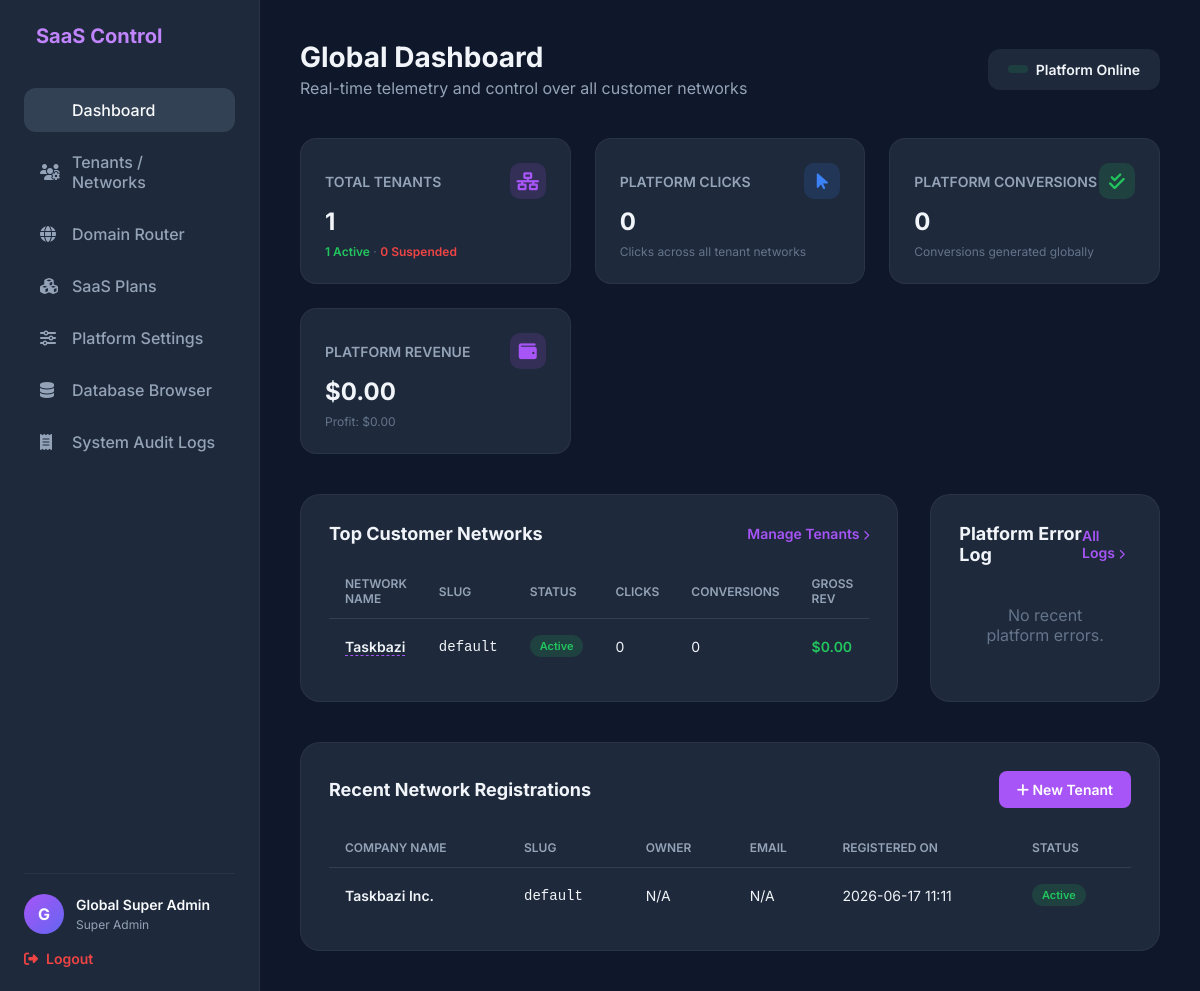
Page /superadmin/dashboard.php (signed in) on the committed database.
### tables this page shows
CREATE TABLE `tenants` (
  `id` int(11) NOT NULL AUTO_INCREMENT,
  `name` varchar(100) NOT NULL,
  `slug` varchar(50) NOT NULL,
  `company_name` varchar(150) DEFAULT NULL,
  `owner_name` varchar(100) DEFAULT NULL,
  `owner_email` varchar(150) DEFAULT NULL,
  `status` enum('active','suspended','pending','deleted') DEFAULT 'active',
  `plan_name` varchar(50) DEFAULT 'Starter',
  `max_affiliates` int(11) DEFAULT 100,
  `max_advertisers` int(11) DEFAULT 20,
  `max_offers` int(11) DEFAULT 100,
  `timezone` varchar(50) DEFAULT 'UTC',
  `currency` varchar(10) DEFAULT 'USD',
  `created_at` timestamp NOT NULL DEFAULT current_timestamp(),
  `updated_at` timestamp NOT NULL DEFAULT current_timestamp() ON UPDATE current_timestamp(),
  PRIMARY KEY (`id`),
  UNIQUE KEY `slug` (`slug`)
);

### app/core/tenant.php (called while the page is built, shortened)
    <?php
class GuardPDO extends PDO {
    #[\ReturnTypeWillChange]
    public function prepare($query, $options = []) {
        return parent::prepare($query, $options);
    }
    #[\ReturnTypeWillChange]
    public function query($query, ...$args) {
        return parent::query($query, ...$args);
    }
}

### superadmin/dashboard.php (the view, shortened to what this page needs)
<?php
require_once __DIR__ . '/../app/config/database.php';
$adminName = $_SESSION['super_auth']['name'] ?? 'Super Admin';
$tenantStats = $pdo->query("
    SELECT
        COUNT(*) as total,
        SUM(status = 'active') as active,
        SUM(status = 'suspended') as suspended,
        SUM(status = 'pending') as pending
    FROM tenants
")->fetch(PDO::FETCH_ASSOC);
$globalMetrics = $pdo->query("
    SELECT
        (SELECT COUNT(*) FROM users) as total_users,
        (SELECT COUNT(*) FROM offers) as total_offers,
        (SELECT COUNT(*) FROM clicks) as total_clicks,
        (SELECT COUNT(*) FROM conversions) as total_conversions,
        (SELECT SUM(payout) FROM conversions WHERE status = 'approved') as total_payout,
        (SELECT SUM(revenue) FROM conversions WHERE status = 'approved') as total_revenue
")->fetch(PDO::FETCH_ASSOC);
$totalPayout = (float)($globalMetrics['total_payout'] ?? 0.00);
$totalRevenue = (float)($globalMetrics['total_revenue'] ?? 0.00);
$totalProfit = $totalRevenue - $totalPayout;
$recentTenants = $pdo->query("
    SELECT id, name, slug, company_name, status, created_at
    FROM tenants
    ORDER BY created_at DESC
    LIMIT 5
")->fetchAll(PDO::FETCH_ASSOC);
$recentErrors = $pdo->query("
    SELECT id, error_code, requested_url, ip_address, logged_at
    FROM error_logs
    ORDER BY logged_at DESC
    LIMIT 5
")->fetchAll(PDO::FETCH_ASSOC);
$topTenants = $pdo->query("
    SELECT
        t.id, t.name, t.slug, t.status,
        (SELECT COUNT(*) FROM clicks WHERE tenant_id = t.id) as clicks_count,
        (SELECT COUNT(*) FROM conversions WHERE tenant_id = t.id) as conversions_count,
        (SELECT SUM(revenue) FROM conversions WHERE tenant_id = t.id AND status = 'approved') as revenue_sum
    FROM tenants t
    ORDER BY conversions_count DESC, clicks_count DESC
    LIMIT 5
")->fetchAll(PDO::FETCH_ASSOC);
?>
<!DOCTYPE html>
<html lang="en">
<head>
    <link rel="stylesheet" href="https://cdnjs.cloudflare.com/ajax/libs/font-awesome/6.4.0/css/all.min.css">
</head>
<body>
    <div class="sidebar">
        <div class="brand">
            <span>SaaS Control</span>
        </div>
        <ul class="nav-menu">
            <li class="nav-item active">
                <a href="dashboard.php">
                    <i class="fas fa-grid-2"></i> Dashboard
                </a>
            </li>
            <li class="nav-item">
                <a href="tenants.php">
                    <i class="fas fa-users-gear"></i> Tenants / Networks
                </a>
            </li>
            <li class="nav-item">
                <a href="domains.php">
                    <i class="fas fa-globe"></i> Domain Router
                </a>
            </li>
            <li class="nav-item">
                <a href="plans.php">
                    <i class="fas fa-cubes"></i> SaaS Plans
                </a>
            </li>
            <li class="nav-item">
                <a href="platform_settings.php">
                    <i class="fas fa-sliders"></i> Platform Settings
                </a>
            </li>
            <li class="nav-item">
                <a href="data_browser.php">
                    <i class="fas fa-database"></i> Database Browser
                </a>
            </li>
            <li class="nav-item">
                <a href="audit_logs.php">
                    <i class="fas fa-receipt"></i> System Audit Logs
                </a>
            </li>
        </ul>
        <div class="sidebar-footer">
            <div class="user-profile">
                <div class="avatar">
                    <?=strtoupper(substr($adminName, 0, 1))?>
                </div>
                <div>
                    <h4 style="font-size: 14px; font-weight: 600;"><?=$adminName?></h4>
                    <span style="font-size: 12px; color: #94a3b8;">Super Admin</span>
                </div>
            </div>
            <a href="../logout.php" class="logout-btn">
                <i class="fas fa-right-from-bracket"></i> Logout
            </a>
        </div>
    </div>
    <div class="content">
        <div class="header">
            <div>
                <h1>Global Dashboard</h1>
                <p>Real-time telemetry and control over all customer networks</p>
            </div>
            <div style="background-color: #1e293b; padding: 12px 20px; border-radius: 12px; display: flex; align-items: center; gap: 8px;">
                <span class="status-badge status-active"></span>
                <span style="font-weight: 600; font-size: 14px;">Platform Online</span>
            </div>
        </div>
        <div class="stats-grid">
            <div class="stat-card">
                <div class="stat-header">
                    <span>TOTAL TENANTS</span>
                    <div class="stat-icon icon-purple">
                        <i class="fas fa-network-wired"></i>
                    </div>
                </div>
                <div class="stat-value"><?=$tenantStats['total']?></div>
                <div class="stat-desc">
                    <span style="color: #22c55e; font-weight: 600;"><?=$tenantStats['active']?> Active</span> &middot;
                    <span style="color: #ef4444; font-weight: 600;"><?=$tenantStats['suspended']?> Suspended</span>
                </div>
            </div>
            <div class="stat-card">
                <div class="stat-header">
                    <span>PLATFORM CLICKS</span>
                    <div class="stat-icon icon-blue">
                        <i class="fas fa-mouse-pointer"></i>
                    </div>
                </div>
                <div class="stat-value"><?=number_format($globalMetrics['total_clicks'])?></div>
                <div class="stat-desc">Clicks across all tenant networks</div>
            </div>
            <div class="stat-card">
                <div class="stat-header">
                    <span>PLATFORM CONVERSIONS</span>
                    <div class="stat-icon icon-green">
                        <i class="fas fa-check-double"></i>
                    </div>
                </div>
                <div class="stat-value"><?=number_format($globalMetrics['total_conversions'])?></div>
                <div class="stat-desc">Conversions generated globally</div>
            </div>
            <div class="stat-card">
                <div class="stat-header">
                    <span>PLATFORM REVENUE</span>
                    <div class="stat-icon icon-purple">
                        <i class="fas fa-wallet"></i>
                    </div>
                </div>
                <div class="stat-value">$<?=number_format($totalRevenue, 2)?></div>
                <div class="stat-desc">Profit: $<?=number_format($totalProfit, 2)?></div>
            </div>
        </div>
        <div class="dashboard-grid">
            <div class="section-card">
                <div class="section-header">
                    <h3 class="section-title">Top Customer Networks</h3>
                    <a href="tenants.php" class="btn-view-all">Manage Tenants <i class="fas fa-chevron-right" style="font-size: 10px;"></i></a>
                </div>
                <table>
                    <thead>
                        <tr>
                            <th>Network Name</th>
                            <th>Slug</th>
                            <th>Status</th>
                            <th>Clicks</th>
                            <th>Conversions</th>
                            <th>Gross Rev</th>
                        </tr>
                    </thead>
                    <tbody>
                        <?php if (empty($topTenants)): ?>
                            <tr>
                                <td colspan="6" style="text-align: center; color: #64748b;">No active networks found.</td>
                            </tr>
                        <?php else: ?>
                            <?php foreach ($topTenants as $t): ?>
                                <tr>
                                    <td style="font-weight: 600;">
                                        <a href="tenant_view.php?id=<?=$t['id']?>" style="color: #f1f5f9; text-decoration: none; border-bottom: 1px dashed #a855f7;">
                                            <?=htmlspecialchars($t['name'])?>
                                        </a>
                                    </td>
                                    <td><code><?=$t['slug']?></code></td>
                                    <td>
                                        <span class="status-badge status-<?=$t['status']?>"><?=ucfirst($t['status'])?></span>
                                    </td>
                                    <td><?=number_format($t['clicks_count'])?></td>
                                    <td><?=number_format($t['conversions_count'])?></td>
                                    <td style="font-weight: 600; color: #22c55e;">$<?=number_format((float)($t['revenue_sum'] ?? 0.00), 2)?></td>
                                </tr>
                            <?php endforeach; ?>
                        <?php endif; ?>
                    </tbody>
                </table>
            </div>
            <div class="section-card">
                <div class="section-header">
                    <h3 class="section-title">Platform Error Log</h3>
                    <a href="audit_logs.php" class="btn-view-all">All Logs <i class="fas fa-chevron-right" style="font-size: 10px;"></i></a>
                </div>
                <div class="list-items">
                    <?php if (empty($recentErrors)): ?>
                        <div style="text-align: center; color: #64748b; padding: 20px;">No recent platform errors.</div>
                    <?php endif; ?>
                </div>
            </div>
        </div>
        <div style="display: grid; grid-template-columns: 1fr; gap: 32px;">
            <div class="section-card">
                <div class="section-header">
                    <h3 class="section-title">Recent Network Registrations</h3>
                    <a href="tenant_create.php" style="background-color: #a855f7; color: white; text-decoration: none; padding: 10px 18px; border-radius: 8px; font-weight: 600; font-size: 14px;">
                        <i class="fas fa-plus"></i> New Tenant
                    </a>
                </div>
                <table>
                    <thead>
                        <tr>
                            <th>Company Name</th>
                            <th>Slug</th>
                            <th>Owner</th>
                            <th>Email</th>
                            <th>Registered On</th>
                            <th>Status</th>
                        </tr>
                    </thead>
                    <tbody>
                        <?php if (empty($recentTenants)): ?>
                            <tr>
                                <td colspan="6" style="text-align: center; color: #64748b;">No recent signups.</td>
                            </tr>
                        <?php else: ?>
                            <?php foreach ($recentTenants as $rt): ?>
                                <tr>
                                    <td style="font-weight: 600;"><?=htmlspecialchars($rt['company_name'] ?? $rt['name'])?></td>
                                    <td><code><?=$rt['slug']?></code></td>
                                    <td><?=htmlspecialchars($rt['owner_name'] ?? 'N/A')?></td>
                                    <td><?=htmlspecialchars($rt['owner_email'] ?? 'N/A')?></td>
                                    <td><?=date('Y-m-d H:i', strtotime($rt['created_at']))?></td>
                                    <td>
                                        <span class="status-badge status-<?=$rt['status']?>"><?=ucfirst($rt['status'])?></span>
                                    </td>
                                </tr>
                            <?php endforeach; ?>
                        <?php endif; ?>
                    </tbody>
                </table>
            </div>
        </div>
    </div>
</body>
</html>

### rows in the picture
tenants: name "Taskbazi", slug "default", status "Active", clicks_count "0", conversions_count "0", revenue_sum "0.00", company_name "Taskbazi Inc.", owner_name "N/A", owner_email "N/A", created_at "2026-06-17 11:11"

### other values in the picture
substr($adminName, 0, 1) "G"
$adminName "Global Super Admin"
$tenantStats['total'] "1"
$tenantStats['active'] "1"
$tenantStats['suspended'] "0"
$globalMetrics['total_clicks'] "0"
$globalMetrics['total_conversions'] "0"
$totalRevenue "0.00"
$totalProfit "0.00"
